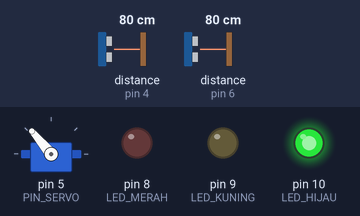
Bench run of a program on a simulated Arduino Uno, built with avr-gcc and run on an emulated ATmega328P. Parts: servo, output pins drawn as LEDs (lit = HIGH). The inputs (shaded band) are chosen by the test bench; at power-on: distance to the obstacle (sensors on pin 4, pin 6) 80 cm. The echo pulse lasts 58.3 µs per cm; what the program prints to the serial monitor is not drawn.

Above: at 1.2 s.
1.3 s: distance to the obstacle (sensor on pin 4) set to 11 cm
2.9 s: distance to the obstacle (sensor on pin 4) set to 8 cm
At 3.7 s:
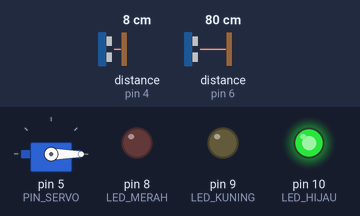
4.7 s: distance to the obstacle (sensor on pin 6) set to 2 cm
6.7 s: distance to the obstacle (sensor on pin 4) set to 18 cm
At 7.7 s:
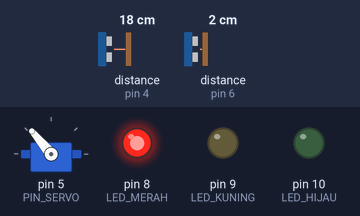
At 12.7 s:
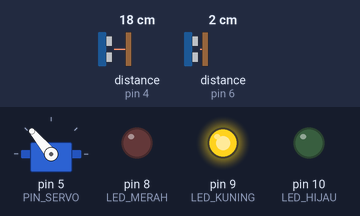
Timing chart, 0 to 21.8 s (numbered marks = the images above; inputs shaded):
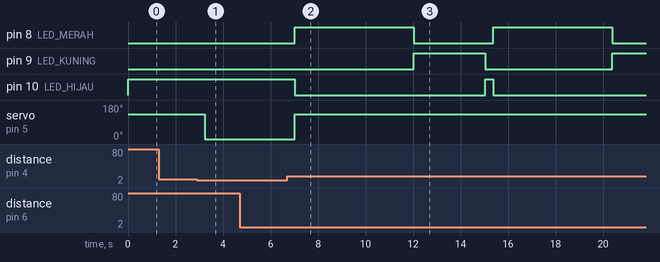

The program:

main.cpp
```cpp
#include <HCSR04.h>
#include <Servo.h>

// ----- PIN KONFIGURASI -----
#define TRIG_A 3
#define ECHO_A 4
#define TRIG_B 7
#define ECHO_B 6
#define PIN_SERVO 5
#define LED_KUNING 9
#define LED_HIJAU 10
#define LED_MERAH 8

UltraSonicDistanceSensor sensorA(TRIG_A, ECHO_A);
UltraSonicDistanceSensor sensorB(TRIG_B, ECHO_B);
Servo palang;

const int SUDUT_BUKA   = 0;
const int SUDUT_TUTUP  = 130;
const float JARAK_DETEKSI_CM = 10.0;
const unsigned long WAKTU_TIMEOUT = 5000;
const unsigned long BATAS_WAKTU_DETEKSI = 5000;

// ----- VARIABEL -----
unsigned long waktuMulaiDeteksiA = 0;
unsigned long waktuMulaiDeteksiB = 0;
unsigned long waktuTerakhirA = 0;
unsigned long waktuTerakhirB = 0;
bool palangTerbuka = false;

void setup() {
  Serial.begin(9600);
  pinMode(LED_KUNING, OUTPUT);
  pinMode(LED_HIJAU, OUTPUT);
  pinMode(LED_MERAH, OUTPUT);

  digitalWrite(LED_KUNING, LOW);
  digitalWrite(LED_HIJAU, HIGH);
  digitalWrite(LED_MERAH, LOW);

  palang.attach(PIN_SERVO);
  palang.write(SUDUT_TUTUP);

  Serial.println("Sistem palang siap.");
}

void loop() {
  float jarakA = sensorA.measureDistanceCm();
  delay(100);
  float jarakB = sensorB.measureDistanceCm();

  bool deteksiA = (jarakA > 0 && jarakA < JARAK_DETEKSI_CM);
  bool deteksiB = (jarakB > 0 && jarakB < JARAK_DETEKSI_CM);

  unsigned long sekarang = millis();

  // ===================================================
  // CASE 1: Kedua sensor aktif → palang tetap terbuka
  // ===================================================
  if (deteksiA && deteksiB) {
    if (waktuMulaiDeteksiA == 0) waktuMulaiDeteksiA = sekarang;

    digitalWrite(LED_HIJAU, HIGH);
    digitalWrite(LED_MERAH, LOW);
    digitalWrite(LED_KUNING, LOW);
    palang.write(SUDUT_BUKA);
    palangTerbuka = true;
    waktuTerakhirA = sekarang;

    Serial.println("Kedua sensor aktif → Palang tetap terbuka");
  }

  // ===================================================
  // CASE 2: Hanya sensor A aktif → buka palang
  // ===================================================
  else if (deteksiA) {
    if (waktuMulaiDeteksiA == 0) waktuMulaiDeteksiA = sekarang;

    digitalWrite(LED_HIJAU, HIGH);
    digitalWrite(LED_MERAH, LOW);
    digitalWrite(LED_KUNING, LOW);
    palang.write(SUDUT_BUKA);
    palangTerbuka = true;
    waktuTerakhirA = sekarang;

    Serial.println("Sensor A aktif → Palang dibuka");
  }

  // ===================================================
  // CASE 3: Hanya sensor B aktif → lampu kuning 2 detik → tutup palang
  // ===================================================
  else if (deteksiB) {
    if (waktuMulaiDeteksiB == 0) waktuMulaiDeteksiB = sekarang;

    palang.write(SUDUT_TUTUP);
    palangTerbuka = false;
    digitalWrite(LED_MERAH, HIGH);
    digitalWrite(LED_HIJAU, LOW);
    digitalWrite(LED_KUNING, LOW);
    delay(5000);
    digitalWrite(LED_MERAH, LOW);
    digitalWrite(LED_HIJAU, LOW);
    digitalWrite(LED_KUNING, HIGH);
    Serial.println("Sensor B aktif → Lampu kuning nyala 2 detik");
    delay(3000);
    digitalWrite(LED_KUNING, LOW);


    digitalWrite(LED_HIJAU, HIGH);
    digitalWrite(LED_MERAH, LOW);

    waktuTerakhirB = sekarang;
    Serial.println("Palang ditutup → Lampu hijau nyala");
  }

  // ===================================================
  // CASE 4: Tidak ada deteksi sama sekali
  // ===================================================
  else {
    waktuMulaiDeteksiA = 0;
    waktuMulaiDeteksiB = 0;

    if (palangTerbuka && (sekarang - waktuTerakhirA > WAKTU_TIMEOUT)) {
      palang.write(SUDUT_TUTUP);
      palangTerbuka = false;

      digitalWrite(LED_HIJAU, LOW);
      digitalWrite(LED_MERAH, LOW);
      digitalWrite(LED_KUNING, HIGH);
      delay(2000);
      digitalWrite(LED_KUNING, LOW);
      digitalWrite(LED_HIJAU, HIGH);
      digitalWrite(LED_MERAH, LOW);
      Serial.println("Tidak ada deteksi 5 detik → Palang ditutup + Lampu kuning 2 detik");
    }
  }

  Serial.print("Jarak A = ");
  Serial.print(jarakA);
  Serial.print(" cm | Jarak B = ");
  Serial.print(jarakB);
  Serial.print(" cm | Status Palang = ");
  Serial.println(palangTerbuka ? "TERBUKA" : "TERTUTUP");

  delay(200);
}
```

Measured:
- the behaviour switches between 10 and 9 cm on distance to the obstacle (sensor on pin 4) (found by bisection; images 0 and 1)
- after the input at 1.3 s, every drawn part: stays the same
- after the input at 2.9 s, servo on pin 5 (PIN_SERVO): 130° → 0° after 0.32 s
- after the input at 4.7 s, every drawn part: stays the same
- after the input at 6.7 s, pin 8 (LED_MERAH): alternates HIGH for 5.0 s and LOW for 3.3 s, starting after 0.33 s; pin 9 (LED_KUNING): LOW → HIGH after 5.3 s, → LOW 3.0 s later, → HIGH 5.3 s later; pin 10 (LED_HIJAU): HIGH → LOW after 0.33 s, → HIGH 8.0 s later, → LOW 0.34 s later; servo on pin 5 (PIN_SERVO): 0° → 130° after 0.33 s
